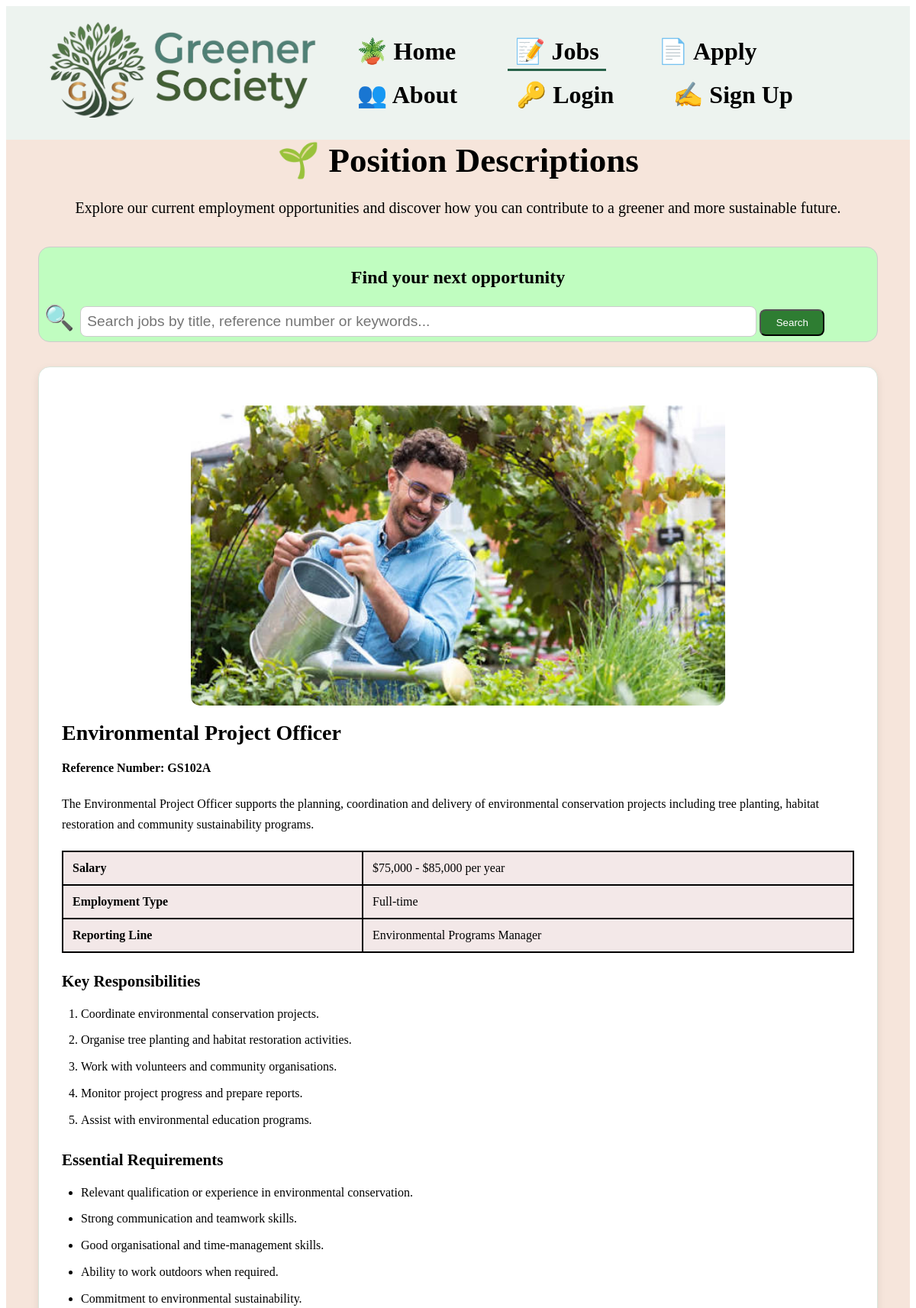
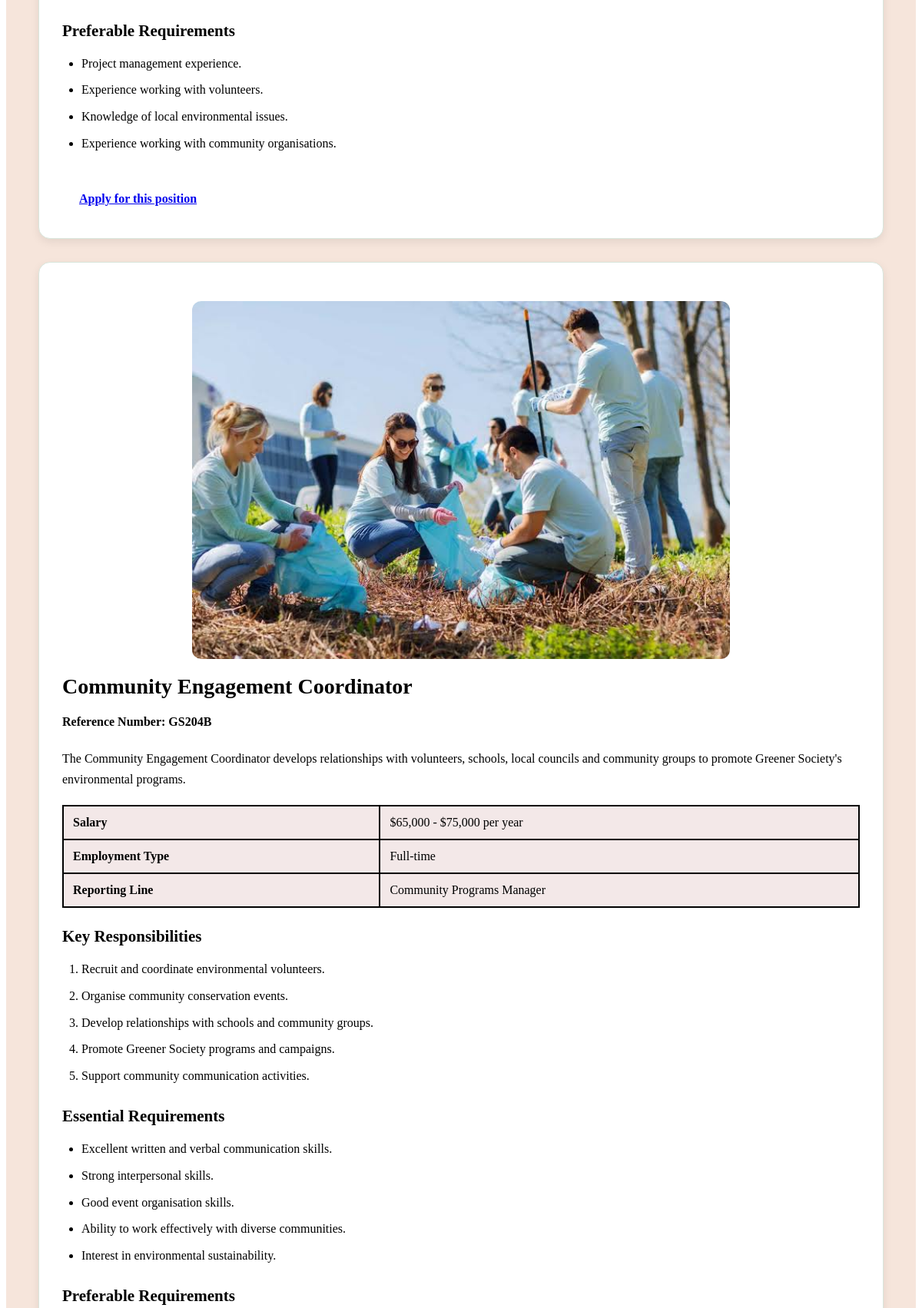
/jobs.php (upper part), run on the app's committed database (2 pictures, top to bottom).
### tables this page shows
CREATE TABLE `jobs` (
  `image_src` text NOT NULL,
  `image_alt` text NOT NULL,
  `job_reference` char(6) NOT NULL,
  `job_title` text NOT NULL,
  `short_description` text NOT NULL,
  `salary` varchar(50) NOT NULL,
  `employment_type` enum('Full-time','Part-time','Casual') NOT NULL,
  `reporting_line` text NOT NULL,
  `responsibilities` text NOT NULL,
  `essential_requirements` text NOT NULL,
  `preferable_requirements` text NOT NULL
);

### jobs.php (the view, shortened to what this page needs)
<!DOCTYPE html>
<html lang="en">
<head>
    <link rel="stylesheet" href="styles/styles.css">
    <link rel="stylesheet" href="https://cdnjs.cloudflare.com/ajax/libs/font-awesome/6.5.1/css/all.min.css">
</head>
<body class="jobs-page">
<?php include 'header.inc'; ?>
<?php
  require_once "settings.php";
  $sql = "SELECT * FROM jobs";
  $result = mysqli_query($conn, $sql);
?>
    <main>
        <div class="jobs-container">
            <header>
                <h1 class="jobs-heading">
                    <span aria-hidden="true"> 🌱 </span> Position Descriptions
                </h1>
                <p class="jobs-introduction">
                    Explore our current employment opportunities and discover
                    how you can contribute to a greener and more sustainable future.
                </p>
            </header>
            <div class="search_bar">
                <h2> Find your next opportunity </h2>
                <form action="search_result.php" method="GET">
                    <label for="search">
                        <span aria-hidden="true"> 🔍 </span>
                    </label>
                    <input type="text" name="search" id="search" placeholder="Search jobs by title, reference number or keywords...">
                    <input type="submit" value="Search">
                </form>
            </div>
            <div class="jobs-layout">
                <div class="jobs-list">
                <?php
                  if($result && mysqli_num_rows($result) > 0) {
                    while ($row = mysqli_fetch_assoc($result)) {
                      echo "<section class='job-section' aria-labelledby='" . htmlspecialchars($row['job_reference'], ENT_QUOTES, 'UTF-8') . "'>";
                      echo "<img class='job-image' src='" . htmlspecialchars($row['image_src'], ENT_QUOTES, 'UTF-8') . "'" . " alt='" . htmlspecialchars($row['image_alt'], ENT_QUOTES, 'UTF-8') . "'>";
                      echo "<h2 id='" . htmlspecialchars($row['job_reference'], ENT_QUOTES, 'UTF-8') . "'>" . htmlspecialchars($row['job_title'], ENT_QUOTES, 'UTF-8') . "</h2>";
                      echo "<p class='job-reference'> Reference Number: " . htmlspecialchars($row['job_reference']) . "</p>";
                      echo "<p>" . htmlspecialchars($row['short_description'], ENT_QUOTES, 'UTF-8') . "</p>";
                      echo "<table class='job-details'>";
                      echo "<tr>";
                      echo "<th> Salary </th>";
                      echo "<td>" . htmlspecialchars($row['salary'], ENT_QUOTES, 'UTF-8') . "</td>";
                      echo "</tr>";
                      echo "<tr>";
                      echo "<th> Employment Type </th>";
                      echo "<td>" . htmlspecialchars($row['employment_type'], ENT_QUOTES, 'UTF-8') . "</td>";
                      echo "</tr>";
                      echo "<tr>";
                      echo "<th> Reporting Line </th>";
                      echo "<td>" . htmlspecialchars($row['reporting_line'], ENT_QUOTES, 'UTF-8') . "</td>";
                      echo "</tr>";
                      echo "</table>";
                      echo "<h3> Key Responsibilities </h3>";
                      echo "<ol>";
                      $responsibilities = explode("\n", $row['responsibilities']);
                      foreach ($responsibilities as $single_res) {
                        $single_res = trim($single_res);
                        if ($single_res !== "") {
                          echo "<li>" . htmlspecialchars($single_res, ENT_QUOTES, 'UTF-8') . "</li>";
                        }
                      }
                      echo "</ol>";
                      echo "<h3> Essential Requirements </h3>";
                      echo "<ul>";
                      $ess_requirements = explode("\n", $row['essential_requirements']);
                      foreach ($ess_requirements as $single_ess_req) {
                        $single_ess_req = trim($single_ess_req);
                        if ($single_ess_req !== "") {
                          echo "<li>" . htmlspecialchars($single_ess_req, ENT_QUOTES, 'UTF-8') . "</li>";
                        }
                      }
                      echo "</ul>";
                      echo "<h3> Preferable Requirements </h3>";
                      echo "<ul>";
                      $pref_requirements = explode("\n", $row['preferable_requirements']);
                      foreach ($pref_requirements as $single_pref_req) {
                        $single_pref_req = trim($single_pref_req);
                        if ($single_pref_req !== "") {
                          echo "<li>" . htmlspecialchars($single_pref_req, ENT_QUOTES, 'UTF-8') . "</li>";
                        }
                      }
                      echo "</ul>";
                      echo "<a class='apply-link' href='apply.php'> Apply for this position </a>";
                      echo "</section>";
                    }
                  } else {
                    echo "<p> There is currently no job position to show. Stay tuned for Updates! </p>";
                  }
                ?>
            </div>
        </div>
    </main>
<?php include 'footer.inc'; ?>
</body>
</html>

### styles/styles.css (style rules this page uses)
body { font-family: 'Times New Roman', Arial, sans-serif; }
main { background-color: #f6e5db; }
.search_bar { width: 100%; padding: 0.4rem; margin: 0 auto; margin-bottom: 2rem; background-color: #c0fdc0; border: 1px solid #cccccc; border-radius: 15px; box-sizing: border-box; }
.search_bar label { font-size: 2rem; }
.search_bar input[type="text"] { width: 80%; padding: 0.5rem; font-size: 1.2rem; border: 1px solid #cccccc; border-radius: 8px; }
.search_bar input[type="submit"] { padding: 0.5rem 1.2rem; background-color: #2e7d32; border-radius: 8px; text-align: center; color: white; cursor: pointer; }
.search_bar h2 { text-align: center; }
.jobs-container { max-width: 1100px; margin: 0 auto; padding: 0 25px; }
.jobs-heading { text-align: center; font-size: 45px; margin-bottom: 15px; margin-top: 0; }
.jobs-introduction { text-align: center; font-size: 20px; margin-bottom: 35px; line-height: 1.6; }
.job-section { background-color: #ffffff; border: 1px solid #d9e6dc; border-radius: 15px; padding: 30px; margin-bottom: 30px; box-shadow: 0 4px 12px rgba(0, 0, 0, 0.08); }
.job-section h2 { margin-top: 0; margin-bottom: 10px; font-size: 28px; }
.job-section h3 { margin-top: 25px; margin-bottom: 10px; font-size: 21px; }
.job-section p { line-height: 1.7; font-size: 16px; }
.job-reference { font-weight: bold; margin-bottom: 20px; }
.job-details { width: 100%; border-collapse: collapse; margin: 20px 0; }
.job-details th, .job-details td { border: 1px solid #cfded2; padding: 12px 15px; text-align: left; }
.job-details th { font-weight: bold; }
.job-section ol, .job-section ul { padding-left: 25px; line-height: 1.8; }
.job-section li { margin-bottom: 6px; }
.apply-link { display: inline-block; margin-top: 20px; padding: 12px 22px; font-weight: bold; border-radius: 8px; transition: 0.3s; }
.jobs-page th { padding: 1rem; background-color: #03e491; border: 2px solid; }
.jobs-page td, .jobs-page th:not(.table-header) { padding: 1vw; background-color:rgb(243, 232, 232); border: 2px solid; }

### jobs.php (style rules this page uses)
.job-image { display: block; width: 100%; max-width: 700px; height: auto; margin: 20px auto; border-radius: 12px; }

### data on the page
jobs: image_src (picture), job_title "Environmental Project Officer", job_reference "GS102A", short_description "The Environmental Project Officer supports the planning, coordination and delivery of environmental conservation projects including tree planting, habitat restoration and community sustainability programs.", salary "$75,000 - $85,000 per year", employment_type "Full-time", reporting_line "Environmental Programs Manager", responsibilities "Coordinate environmental conservation projects.", responsibilities "Organise tree planting and habitat restoration activities.", responsibilities "Work with volunteers and community organisations.", responsibilities "Monitor project progress and prepare reports.", responsibilities "Assist with environmental education programs.", essential_requirements "Relevant qualification or experience in environmental conservation.", essential_requirements "Strong communication and teamwork skills.", essential_requirements "Good organisational and time-management skills.", essential_requirements "Ability to work outdoors when required.", essential_requirements "Commitment to environmental sustainability.", preferable_requirements "Project management experience.", preferable_requirements "Experience working with volunteers.", preferable_requirements "Knowledge of local environmental issues.", preferable_requirements "Experience working with community organisations."
jobs: image_src (picture), job_title "Community Engagement Coordinator", job_reference "GS204B", short_description "The Community Engagement Coordinator develops relationships with volunteers, schools, local councils and community groups to promote Greener Society's environmental programs.", salary "$65,000 - $75,000 per year", employment_type "Full-time", reporting_line "Community Programs Manager", responsibilities "Recruit and coordinate environmental volunteers.", responsibilities "Organise community conservation events.", responsibilities "Develop relationships with schools and community groups.", responsibilities "Promote Greener Society programs and campaigns.", responsibilities "Support community communication activities.", essential_requirements "Excellent written and verbal communication skills.", essential_requirements "Strong interpersonal skills.", essential_requirements "Good event organisation skills.", essential_requirements "Ability to work effectively with diverse communities.", essential_requirements "Interest in environmental sustainability."
